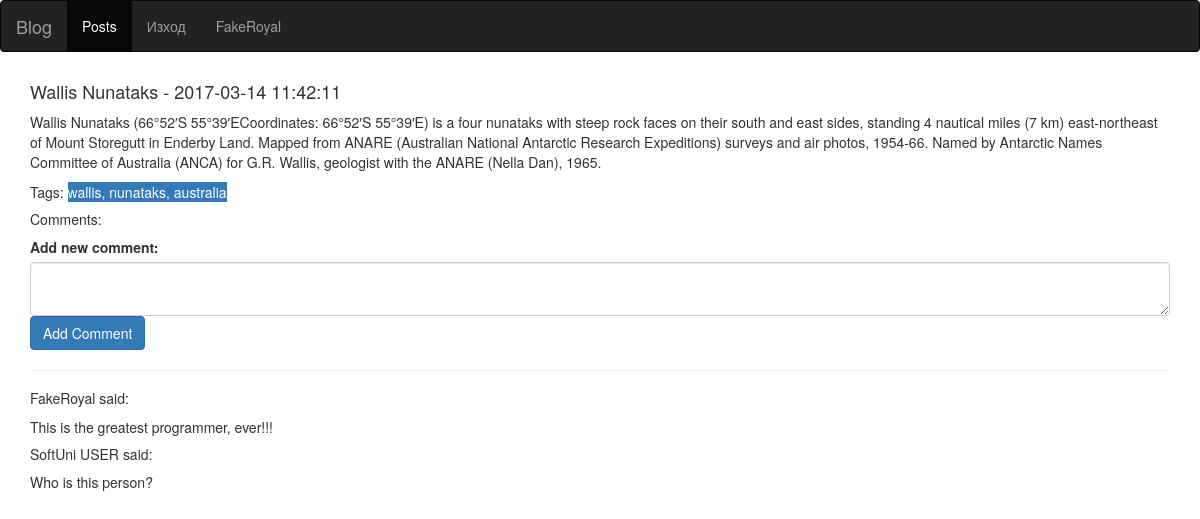
Screenshot of /single-post.php?id=2 (signed in) with the database file from the repository.
### tables this page shows
CREATE TABLE `Posts` (
  `ID` int(11) NOT NULL,
  `Title` varchar(255) NOT NULL,
  `Content` text NOT NULL,
  `UserID` int(11) NOT NULL,
  `DateCreated` datetime DEFAULT NULL
);

CREATE TABLE `Comments` (
  `ID` int(11) NOT NULL,
  `Content` varchar(255) NOT NULL,
  `UserID` int(11) NOT NULL,
  `PostID` int(11) NOT NULL
);

CREATE TABLE `Users` (
  `ID` int(11) NOT NULL,
  `Name` varchar(255) NOT NULL,
  `Email` varchar(255) NOT NULL,
  `Password` varchar(255) NOT NULL,
  `AccessLevel` int(11) NOT NULL
);

### models/Post.php (called while the page is built, shortened)
<?php
Class Post
{
	protected $id;
	protected $title;
	protected $content;
    protected $date;
    protected $tags = [];
	protected $connection;
	public function __construct(PDO $connection)
	{
		$this->connection = $connection;
	}
    public function getId()
    {
        return $this->id;
    }
    protected function setId($id)
    {
        $this->id = $id;
        return $this;
    }
    protected function setAuthor($authorId)
    {
        return $this;
    }
    public function getContent()
    {
        return $this->content;
    }
    protected function setContent($content)
    {
        $this->content = $content;
        return $this;
    }
    public function getTitle()
    {
        return $this->title;
    }
    protected function setTitle($title)
    {
        $this->title = $title;
        return $this;
    }
    public function getDate()
    {
        return $this->date;
    }
    protected function setDate($date)
    {
        $this->date = $date;
        return $this;
    }
    public function getTags()
    {
        return $this->tags;
    }
    public function addTag($tag)
    {
        $this->tags[] = $tag;
        return $this;
    }
    public function getPostById($id)
    {
        $post = $this->connection->MSelectOnly('Posts', '*', 'WHERE ID = ' . $id);
        return $this;
    }
    public function getTagsByPostId($postId)
    {
        $post = $this->getPostById($postId);
        $allTags = $this->connection->MSelectList('Tags', '*', 'WHERE PostID = ' . $post->getId());
        return $this->getTags();
    }
}

### db/functions.php (called while the page is built, shortened)
<?php
class MysqlPDO extends PDO {
    public function MSelectOnly($table, $select = ' * ', $where = null) {
        $sth = $this->prepare('SELECT '.$select.' FROM '.$table.'  '.$where);
        $sth->execute();
        return $sth->fetch(PDO::FETCH_BOTH);
    }
    public function MSelectList($table, $select = ' * ', $where = null) {
    	$sth = $this->prepare('SELECT '.$select.' FROM '.$table.'  '.$where);
        $sth->execute();
        return $sth->fetchAll();
    }
}

### controllers/PostContoller.php (called while the page is built, shortened)
<?php
require_once $_SERVER['DOCUMENT_ROOT'] . '/models/Post.php';
Class PostController
{
	protected $connection;
	public function __construct(PDO $connection)
	{
		$this->connection = $connection;
	}
	public function getPostById($id)
    {
        $post = new Post($this->connection);
        return $post->getPostById($id);
    }
	public function getCommentsByPostId(Post $post)
	{
		$data = $this->connection->MSelectList(
			'Comments AS C',
			'C.ID, C.Content, U.Name',
			'JOIN Users AS U ON U.ID = C.UserID
			WHERE C.PostID = "' . $post->getId() . '"
			ORDER BY ID DESC'
		);
		return $data;
	}
}

### single-post.php (the view, shortened to what this page needs)
<?php
require_once 'db/connection.php';
require_once 'controllers/PostContoller.php';
$postcontroller = new PostController($connection);
$post = $postcontroller->getPostById((int)$_GET['id']);
$allComments = $postcontroller->getCommentsByPostId($post);
?>
<!DOCTYPE html>
<html lang="en">
<head>
    <link rel="stylesheet" type="text/css" href="https://bootswatch.com/paper/bootstrap.min.css">
    <link rel="stylesheet" type="text/css" href="resources/static/css/frontpage.css">
</head>
<body>
<nav class="navbar navbar-inverse">
    <div class="container-fluid">
        <div class="navbar-header">
            <a class="navbar-brand" href="#">Blog</a>
        </div>
        <ul class="nav navbar-nav">
            <li class="active"><a href="welcome.php">Posts</a></li>
            <li><a href="welcome.php?logout=true">Изход</a></li>
            <li class="pull-right"><a  href="#"><?= $_SESSION['user']['Name'] . " " . (($_SESSION['user']['AccessLevel'] == 1) ? '(админ)' : '') ?></a></li>
        </ul>
    </div>
</nav>
<div class="container">
    <h4><?= $post->getTitle() . " - " . $post->getDate(); ?></h4>
    <p><?= $post->getContent(); ?></p>
    Tags:
    <span class="bg-primary">
        <?php echo implode(", ", $post->getTagsByPostId($post->getId())); ?>
    </span>
    <h5>Comments:</h5>
    <form method="post">
        <label for="comment">Add new comment:</label>
        <textarea name="comment" class="form-control" id="comment" required></textarea>
        <input type="submit" class="btn btn-primary" name="addComment" value="Add Comment">
    </form>
    <hr>
    <?php foreach ($allComments as $comment): ?>
        <h5><?= $comment['Name']; ?> said:</h5>
        <?= $comment['Content']; ?>
    <?php endforeach ?>
</div>
</body>

### rows the page displays
posts: Title "Wallis Nunataks", DateCreated "2017-03-14 11:42:11", Content "Wallis Nunataks (66°52′S 55°39′ECoordinates: 66°52′S 55°39′E) is a four nunataks with steep rock faces on their south and east sides, standing 4 nautical miles (7 km) east-northeast of Mount Storegutt in Enderby Land. Mapped from ANARE (Australian National Antarctic Research Expeditions) surveys and air photos, 1954-66. Named by Antarctic Names Committee of Australia (ANCA) for G.R. Wallis, geologist with the ANARE (Nella Dan), 1965."
comments: UserID.Name "FakeRoyal", Content "This is the greatest programmer, ever!!!"
comments: UserID.Name "SoftUni USER", Content "Who is this person?"

### other values shown
$_SESSION['user']['Name'] "FakeRoyal"
implode(", ", $post->getTagsByPostId($post->getId())) "wallis, nunataks, australia"
